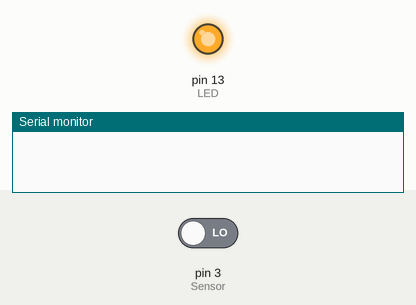
A sketch run on a simulated Arduino Uno, built with avr-gcc and run on an emulated ATmega328P. On the bench: output pins drawn as LEDs (lit = HIGH), the last lines printed to the serial monitor. The inputs (shaded band) are chosen by the test bench; at power-on: pin 3 (Sensor) LOW.

Above: at 1.8 s.
1.9 s: pin 3 (Sensor) driven HIGH
At 3.2 s:
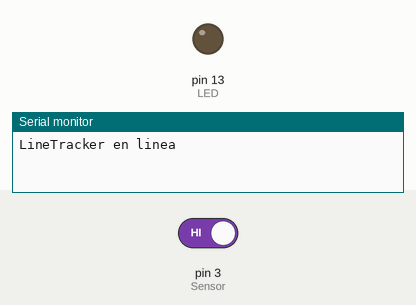
3.5 s: pin 3 (Sensor) driven LOW
At 4.5 s:
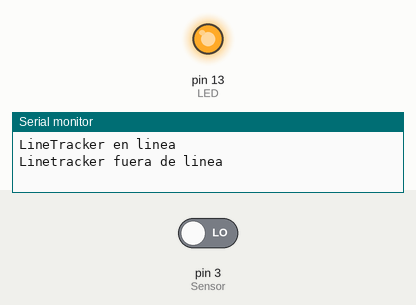
Timing chart, 0 to 6.5 s (numbered marks = the images above; inputs shaded):
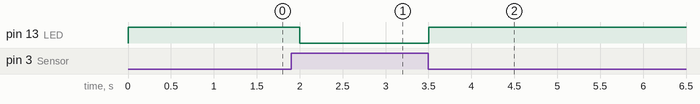

The sketch:

Clase_12_Tracking.ino
```cpp
int Sensor = 3;
int LED = 13;
bool flag = true;
void setup ()
{
  Serial.begin(9600);
  pinMode (Sensor, INPUT);
  pinMode (LED, OUTPUT);
}

void loop ()
{
  bool val = digitalRead (Sensor) ;

  if (val == HIGH) {
    if (flag) {
      Serial.println("LineTracker en linea");
      flag = false;
    }
    digitalWrite(LED, LOW);
  }
  else {
    if(!flag){
    Serial.println("Linetracker fuera de linea");
    flag = true;
    }
    digitalWrite(LED, HIGH);
  }
  delay(500);
}
```

Measured:
- after the input at 1.9 s, pin 13 (LED): HIGH → LOW after 0.10 s
- after the input at 3.5 s, pin 13 (LED): LOW → HIGH at once
